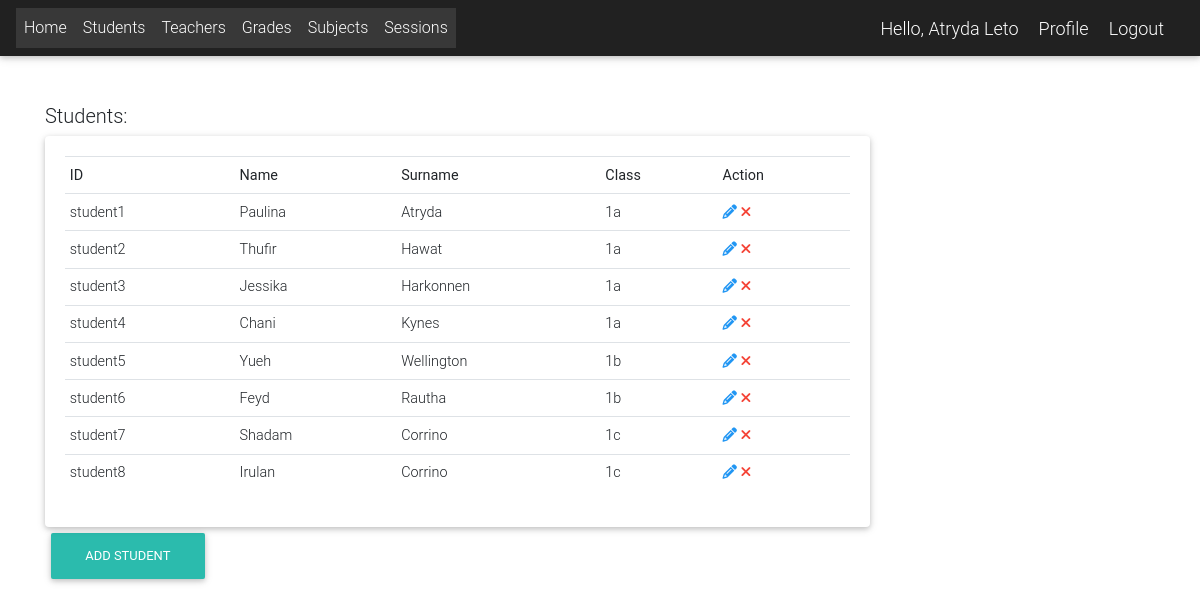
The page /student_list/ (signed in) on the database its author committed.
### app/models.py (models this page shows, shortened)
class User(AbstractUser):
    is_student = models.BooleanField(default=False)
    is_teacher = models.BooleanField(default=False)
    is_director = models.BooleanField(default=False)
    phone = models.CharField(max_length=60, blank=True, null=True)
    address = models.CharField(max_length=60, blank=True, null=True)
    email = models.EmailField(blank=True, null=True)
    username_validator = ASCIIUsernameValidator()
    def get_full_name(self):
        full_name = self.username
        if self.first_name and self.last_name:
            full_name = self.last_name + " " + self.first_name
        return full_name

class Student(models.Model):
    user = models.OneToOneField(User, on_delete=models.CASCADE)
    id_number = models.CharField(max_length=20, unique=True)
    students_class = models.CharField(choices=BRANCH, max_length=1, blank=True, null=True)
    year = models.CharField(choices=YEAR, max_length=1, blank=True, null=True)

### app/decorators.py (the view)
    def wrapped_func(request, *args, **kwargs):
        request = is_logged_in(request)
        resp = func(request, *args, **kwargs)
        return resp

### app/utils.py (called while the page is built)
def is_logged_in(request):
    if request.user.is_authenticated:
        return request
    raise PermissionDenied

### app/views.py (called while the page is built)
@login_required
def student_list(request):
    if request.user.is_student:
        students = Student.objects.filter(students_class=request.user.student.students_class) \
            .filter(year=request.user.student.year)
    else:
        students = Student.objects.all()
    context = {
        'students': students,
    }
    return render(request, 'students/student_list.html', context)

### templates/students/student_list.html (shortened to what this page needs)
{% extends 'Links.html' %}
{% block content %}
    <div class="container ">
        <br><br>
        <div class="row">
            <div class="col-md-9">
                {% if  request.user.is_student %}
                    <h5>Students from {{ request.user.student.year }}{{ request.user.student.students_class }}
                        class:</h5>
                {% else %}
                    <h5>Students:</h5>
                {% endif %}
                <div class="card card-body">
                    <table class="table table-sm">
                        <tr>
                            <th>ID</th>
                            <th>Name</th>
                            <th>Surname</th>
                            <th>Class</th>
                            {% if request.user.is_superuser or request.user.is_director %}
                                <th>Action</th>
                            {% endif %}
                        </tr>
                        {% for s in students %}
                            <tr>
                                <td>{{ s.id_number }} </td>
                                <td>{{ s.user.first_name }} </td>
                                <td>{{ s.user.last_name }} </td>
                                <td>{{ s.year }}{{ s.students_class }} </td>
                                {% if request.user.is_superuser or request.user.is_director %}
                                    <td>
                                        <a data-toggle="tooltip" title="Edit" href="{% url 'edit_student' pk=s.pk %}"
                                           class="blue-text"><i class="fa fa-pencil"></i></a>
                                        <a data-toggle="tooltip" title="Delete"
                                           href="{% url 'delete_student' pk=s.pk %}" class="red-text"><i
                                                class="fa fa-times"></i></a>
                                    </td>
                                {% endif %}
                            </tr>
                        {% endfor %}
                    </table>
                </div>
                {% if request.user.is_superuser or request.user.is_director %}
                    <a class="btn btn-default btn-rounded mb-4" href="{% url 'student_add' %}" role="button">Add
                        Student</a>
                {% endif %}
            </div>
        </div>
        <br><br>
    </div>
{% endblock %}

### templates/navbar.html (shortened to what this page needs)
{% load static %}
<nav class="navbar navbar-expand-lg navbar-dark bg-dark">
    <div class="collapse navbar-collapse" id="navbarNav">
        {% if request.user.is_authenticated %}
            <ul class="navbar-nav">
                <li class="nav-item active">
                    <a class="nav-link" href="{% url 'home' %}">Home</a>
                </li>
                <li class="nav-item active">
                    <a class="nav-link" href="{% url 'student_list' %}">Students</a>
                </li>
                <li class="nav-item active">
                    <a class="nav-link" href="{% url 'teacher_list' %}">Teachers</a>
                </li>
                <li class="nav-item active">
                    <a class="nav-link" href="{% url 'grades_list' %}">Grades</a>
                </li>
                <li class="nav-item active">
                    <a class="nav-link" href="{% url 'subject_list' %}">Subjects</a>
                    {% if  request.user.is_superuser or request.user.is_director %}
                        </li>
                        <li class="nav-item active">
                        <a class="nav-link" href="{% url 'session_list' %}">Sessions</a>
                    {% endif %}
            </ul>
            </div>
            <span class="greet">Hello, {{ request.user.get_full_name }}</span>
            <span><a class="greet" href="{% url 'profile' %}">Profile</a></span>
            <span><a class="greet" href="{% url 'logout' %}">Logout</a></span>
        {% endif %}
</nav>

### templates/navbar.html (style rules this page uses)
.greet { font-size: 18px; color: #fff; margin-right: 20px; }

### rows shown on the page
User: user.get_full_name "Atryda Leto"
Student: id_number "student1", user.first_name "Paulina", user.last_name "Atryda", year "1", students_class "a"
Student: id_number "student2", user.first_name "Thufir", user.last_name "Hawat", year "1", students_class "a"
Student: id_number "student3", user.first_name "Jessika", user.last_name "Harkonnen", year "1", students_class "a"
Student: id_number "student4", user.first_name "Chani", user.last_name "Kynes", year "1", students_class "a"
Student: id_number "student5", user.first_name "Yueh", user.last_name "Wellington", year "1", students_class "b"
Student: id_number "student6", user.first_name "Feyd", user.last_name "Rautha", year "1", students_class "b"
Student: id_number "student7", user.first_name "Shadam", user.last_name "Corrino", year "1", students_class "c"
Student: id_number "student8", user.first_name "Irulan", user.last_name "Corrino", year "1", students_class "c"
